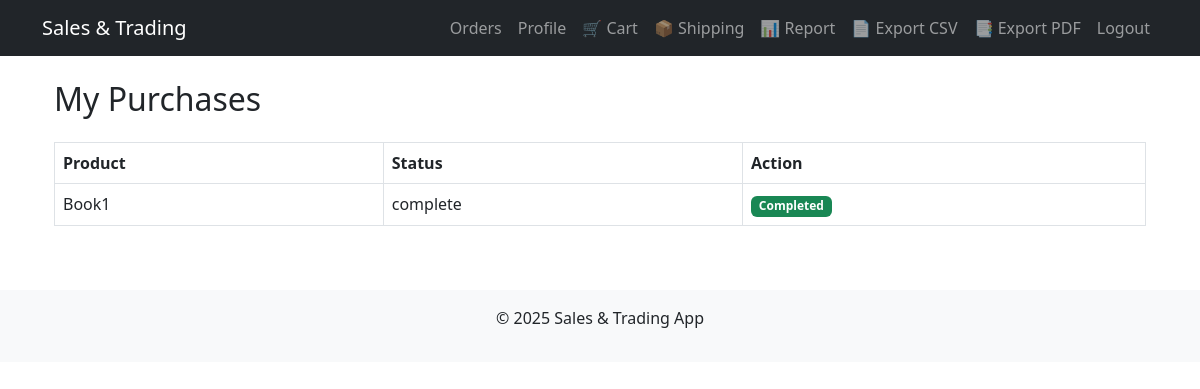
The app's page /sales/user-orders/ (signed in) with its own data.
### sales/models.py (models this page shows, shortened)
class SalesOrder(models.Model):
    STATUS_CHOICES = [
        ('pending', 'Pending'),
        ('paid', 'Paid'),
        ('complete', 'Complete'),
    ]
    transaction = models.OneToOneField('trading.Transaction', on_delete=models.CASCADE)
    status = models.CharField(max_length=10, choices=STATUS_CHOICES, default='pending')
    discount = models.DecimalField(max_digits=5, decimal_places=2, default=0)
    final_price = models.DecimalField(max_digits=10, decimal_places=2)

### trading/models.py (models this page shows, shortened)
class Transaction(models.Model):
    buy_order = models.OneToOneField(BuyOrder, on_delete=models.CASCADE)
    sell_order = models.OneToOneField(SellOrder, on_delete=models.CASCADE)
    total_price = models.DecimalField(max_digits=10, decimal_places=2)
    timestamp = models.DateTimeField(auto_now_add=True)

class BuyOrder(models.Model):
    buyer = models.ForeignKey(UserProfile, on_delete=models.CASCADE, related_name='buy_orders')
    product = models.ForeignKey(Product, on_delete=models.CASCADE)
    quantity = models.PositiveIntegerField()
    status = models.CharField(max_length=20, choices=[('pending', 'Pending'), ('accepted', 'Accepted')], default='pending')
    created_at = models.DateTimeField(auto_now_add=True)

### products/models.py (models this page shows, shortened)
class Product(models.Model):
    name = models.CharField(max_length=255)
    description = models.TextField(blank=True)
    price = models.DecimalField(max_digits=10, decimal_places=2)
    category = models.ForeignKey(Category, on_delete=models.SET_NULL, null=True)
    image = models.ImageField(upload_to='product_images/', blank=True, null=True)
    created_at = models.DateTimeField(auto_now_add=True)
    seller = models.ForeignKey('users.UserProfile', on_delete=models.CASCADE, related_name='products')

### sales/views.py (the view)
# urls.py: path('user-orders/', user_orders, name='user_orders'),
@login_required
def user_orders(request):
    buyer = request.user
    orders = SalesOrder.objects.filter(transaction__buy_order__buyer=buyer)
    return render(request, 'sales/users_orders.html', {'orders': orders})

### sales/templates/sales/users_orders.html
{% extends "base.html" %}
{% block content %}
<div class="container">
    <h2 class="mt-4">My Purchases</h2>
    {% if orders %}
        <div class="table-responsive">
            <table class="table table-bordered mt-3">
                <thead>
                    <tr>
                        <th>Product</th>
                        <th>Status</th>
                        <th>Action</th>
                    </tr>
                </thead>
                <tbody>
                    {% for order in orders %}
                        <tr>
                            <td>{{ order.transaction.buy_order.product.name }}</td>
                            <td>{{ order.status }}</td>
                            <td>
                                {% if order.status == 'pending' %}
                                    <form action="{% url 'pay_invoice' order.id %}" method="post" class="d-inline">
                                        {% csrf_token %}
                                        <button type="submit" class="btn btn-success">Pay</button>
                                    </form>
                                {% elif order.status == 'paid' %}
                                    <span class="badge bg-warning text-dark">Waiting for delivery</span>
                                {% elif order.status == 'complete' %}
                                    <span class="badge bg-success">Completed</span>
                                {% endif %}
                            </td>
                        </tr>
                    {% endfor %}
                </tbody>
            </table>
        </div>
    {% else %}
        <p class="text-muted">No purchases yet.</p>
    {% endif %}
</div>
{% endblock %}

### records on screen
SalesOrder: transaction.buy_order.product.name "Book1", status "complete", shows "Completed"
